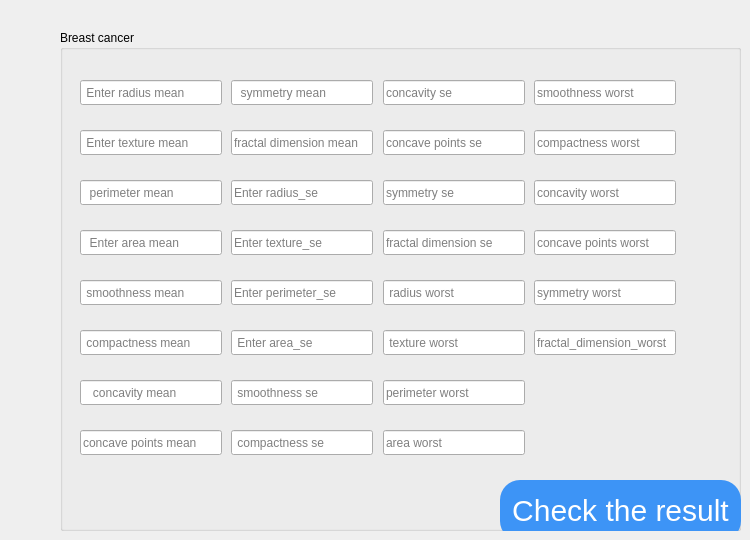
  <widget class="QWidget" name="centralwidget">
   <widget class="QGroupBox" name="groupBox">
    <property name="geometry">
     <rect>
      <x>60</x>
      <y>30</y>
      <width>681</width>
      <height>501</height>
     </rect>
    </property>
    <property name="title">
     <string>Breast cancer</string>
    </property>
    <widget class="QLineEdit" name="text24">
     <property name="geometry">
      <rect>
       <x>323</x>
       <y>400</y>
       <width>142</width>
       <height>25</height>
      </rect>
     </property>
     <property name="placeholderText">
      <string>area worst</string>
     </property>
    </widget>
    <widget class="QLineEdit" name="text21">
     <property name="geometry">
      <rect>
       <x>323</x>
       <y>250</y>
       <width>142</width>
       <height>25</height>
      </rect>
     </property>
     <property name="placeholderText">
      <string> radius worst</string>
     </property>
    </widget>
    <widget class="QLineEdit" name="text4">
     <property name="geometry">
      <rect>
       <x>20</x>
       <y>200</y>
       <width>142</width>
       <height>25</height>
      </rect>
     </property>
     <property name="text">
      <string/>
     </property>
     <property name="placeholderText">
      <string>  Enter area mean</string>
     </property>
    </widget>
    <widget class="QLineEdit" name="text2">
     <property name="geometry">
      <rect>
       <x>20</x>
       <y>100</y>
       <width>142</width>
       <height>25</height>
      </rect>
     </property>
     <property name="placeholderText">
      <string> Enter texture mean</string>
     </property>
    </widget>
    <widget class="QLineEdit" name="text19">
     <property name="geometry">
      <rect>
       <x>323</x>
       <y>150</y>
       <width>142</width>
       <height>25</height>
      </rect>
     </property>
     <property name="placeholderText">
      <string>symmetry se</string>
     </property>
    </widget>
    <widget class="QLineEdit" name="text30">
     <property name="geometry">
      <rect>
       <x>474</x>
       <y>300</y>
       <width>142</width>
       <height>25</height>
      </rect>
     </property>
     <property name="placeholderText">
      <string>fractal_dimension_worst</string>
     </property>
    </widget>
    <widget class="QLineEdit" name="text25">
     <property name="geometry">
      <rect>
       <x>474</x>
       <y>50</y>
       <width>142</width>
       <height>25</height>
      </rect>
     </property>
     <property name="placeholderText">
      <string>smoothness worst</string>
     </property>
    </widget>
    <widget class="QLineEdit" name="text9">
     <property name="geometry">
      <rect>
       <x>171</x>
       <y>50</y>
       <width>142</width>
       <height>25</height>
      </rect>
     </property>
     <property name="placeholderText">
      <string>  symmetry mean</string>
     </property>
    </widget>
    <widget class="QLineEdit" name="text1">
     <property name="geometry">
      <rect>
       <x>20</x>
       <y>50</y>
       <width>142</width>
       <height>25</height>
      </rect>
     </property>
     <property name="placeholderText">
      <string> Enter radius mean</string>
     </property>
    </widget>
    <widget class="QLineEdit" name="text16">
     <property name="geometry">
      <rect>
       <x>171</x>
       <y>400</y>
       <width>142</width>
       <height>25</height>
      </rect>
     </property>
     <property name="placeholderText">
      <string> compactness se</string>
     </property>
    </widget>
    <widget class="QLineEdit" name="text14">
     <property name="geometry">
      <rect>
       <x>171</x>
       <y>300</y>
       <width>142</width>
       <height>25</height>
      </rect>
     </property>
     <property name="placeholderText">
      <string> Enter area_se</string>
     </property>
    </widget>
    <widget class="QLineEdit" name="text22">
     <property name="geometry">
      <rect>
       <x>323</x>
       <y>300</y>
       <width>142</width>
       <height>25</height>
      </rect>
     </property>
     <property name="placeholderText">
      <string> texture worst</string>
     </property>
    </widget>
    <widget class="QLineEdit" name="text17">
     <property name="geometry">
      <rect>
       <x>323</x>
       <y>50</y>
       <width>142</width>
       <height>25</height>
      </rect>
     </property>
     <property name="placeholderText">
      <string>concavity se</string>
     </property>
    </widget>
    <widget class="QLineEdit" name="text12">
     <property name="geometry">
      <rect>
       <x>171</x>
       <y>200</y>
       <width>142</width>
       <height>25</height>
      </rect>
     </property>
     <property name="placeholderText">
      <string>Enter texture_se</string>
     </property>
    </widget>
    <widget class="QLineEdit" name="text10">
     <property name="geometry">
      <rect>
       <x>171</x>
       <y>100</y>
       <width>142</width>
       <height>25</height>
      </rect>
     </property>
     <property name="placeholderText">
      <string>fractal dimension mean</string>
     </property>
    </widget>
    <widget class="QLineEdit" name="text7">
     <property name="geometry">
      <rect>
       <x>20</x>
       <y>350</y>
       <width>142</width>
       <height>25</height>
      </rect>
     </property>
     <property name="placeholderText">
      <string>   concavity mean</string>
     </property>
    </widget>
    <widget class="QLineEdit" name="text23">
     <property name="geometry">
      <rect>
       <x>323</x>
       <y>350</y>
       <width>142</width>
       <height>25</height>
      </rect>
     </property>
     <property name="placeholderText">
      <string>perimeter worst</string>
     </property>
    </widget>
    <widget class="QLineEdit" name="text26">
     <property name="geometry">
      <rect>
       <x>474</x>
       <y>100</y>
       <width>142</width>
       <height>25</height>
      </rect>
     </property>
     <property name="placeholderText">
      <string>compactness worst</string>
     </property>
    </widget>
    <widget class="QLineEdit" name="text15">
     <property name="geometry">
      <rect>
       <x>171</x>
       <y>350</y>
       <width>142</width>
       <height>25</height>
      </rect>
     </property>
     <property name="placeholderText">
      <string> smoothness se</string>
     </property>
    </widget>
    <widget class="QLineEdit" name="text11">
     <property name="geometry">
      <rect>
       <x>171</x>
       <y>150</y>
       <width>142</width>
       <height>25</height>
      </rect>
     </property>
     <property name="placeholderText">
      <string>Enter radius_se</string>
     </property>
    </widget>
    <widget class="QLineEdit" name="text20">
     <property name="geometry">
      <rect>
       <x>323</x>
       <y>200</y>
       <width>142</width>
       <height>25</height>
      </rect>
     </property>
     <property name="placeholderText">
      <string>fractal dimension se</string>
     </property>
    </widget>
    <widget class="QLineEdit" name="text3">
     <property name="geometry">
      <rect>
       <x>20</x>
       <y>150</y>
       <width>142</width>
       <height>25</height>
      </rect>
     </property>
     <property name="placeholderText">
      <string>  perimeter mean</string>
     </property>
    </widget>
    <widget class="QLineEdit" name="text28">
     <property name="geometry">
      <rect>
       <x>474</x>
       <y>200</y>
       <width>142</width>
       <height>25</height>
      </rect>
     </property>
     <property name="placeholderText">
      <string>concave points worst</string>
     </property>
    </widget>
    <widget class="QLineEdit" name="text29">
     <property name="geometry">
      <rect>
       <x>474</x>
       <y>250</y>
       <width>142</width>
       <height>25</height>
      </rect>
     </property>
     <property name="placeholderText">
      <string>symmetry worst</string>
     </property>
    </widget>
    <widget class="QLineEdit" name="text18">
     <property name="geometry">
      <rect>
       <x>323</x>
       <y>100</y>
       <width>142</width>
       <height>25</height>
      </rect>
     </property>
     <property name="placeholderText">
      <string>concave points se</string>
     </property>
    </widget>
    <widget class="QLineEdit" name="text13">
     <property name="geometry">
      <rect>
       <x>171</x>
       <y>250</y>
       <width>142</width>
       <height>25</height>
      </rect>
     </property>
     <property name="placeholderText">
      <string>Enter perimeter_se</string>
     </property>
    </widget>
    <widget class="QLineEdit" name="text8">
     <property name="geometry">
      <rect>
       <x>20</x>
       <y>400</y>
       <width>142</width>
       <height>25</height>
      </rect>
     </property>
     <property name="placeholderText">
      <string>concave points mean</string>
     </property>
    </widget>
    <widget class="QLineEdit" name="text6">
     <property name="geometry">
      <rect>
       <x>20</x>
       <y>300</y>
       <width>142</width>
       <height>25</height>
      </rect>
     </property>
     <property name="placeholderText">
      <string> compactness mean</string>
     </property>
    </widget>
    <widget class="QLineEdit" name="text5">
     <property name="geometry">
      <rect>
       <x>20</x>
       <y>250</y>
       <width>142</width>
       <height>25</height>
      </rect>
     </property>
     <property name="text">
      <string/>
     </property>
     <property name="placeholderText">
      <string> smoothness mean</string>
     </property>
    </widget>
    <widget class="QLineEdit" name="text27">
     <property name="geometry">
      <rect>
       <x>474</x>
       <y>150</y>
       <width>142</width>
       <height>25</height>
      </rect>
     </property>
     <property name="placeholderText">
      <string>concavity worst</string>
     </property>
    </widget>
    <widget class="QPushButton" name="btn">
     <property name="geometry">
      <rect>
       <x>440</x>
       <y>450</y>
       <width>241</width>
       <height>61</height>
      </rect>
     </property>
     <property name="styleSheet">
      <string notr="true">.QPushButton {
   background: #3D94F6;
   background-image: -webkit-linear-gradient(top, #3D94F6, #1E62D0);
   background-image: -moz-linear-gradient(top, #3D94F6, #1E62D0);
   background-image: -ms-linear-gradient(top, #3D94F6, #1E62D0);
   background-image: -o-linear-gradient(top, #3D94F6, #1E62D0);
   background-image: linear-gradient(to bottom, #3D94F6, #1E62D0);
   -webkit-border-radius: 20px;
   -moz-border-radius: 20px;
   border-radius: 20px;
   color: #FFFFFF;
   font-family: Arial;
   font-size: 30px;
   font-weight: 250;
   padding: 3px;
   box-shadow: 1px 1px 20px 0px #000000;
   -webkit-box-shadow: 1px 1px 20px 0px #000000;
   -moz-box-shadow: 1px 1px 20px 0px #000000;
   text-shadow: 1px 1px 20px #000000;
   border: solid #337FED 1px;
   text-decoration: none;
   display: inline-block;
   cursor: pointer;
   text-align: center;
}

.QPushButton:hover {
   border: solid #337FED 1px;
   background: #1E62D0;
   background-image: -webkit-linear-gradient(top, #1E62D0, #3D94F6);
   background-image: -moz-linear-gradient(top, #1E62D0, #3D94F6);
   background-image: -ms-linear-gradient(top, #1E62D0, #3D94F6);
   background-image: -o-linear-gradient(top, #1E62D0, #3D94F6);
   background-image: linear-gradient(to bottom, #1E62D0, #3D94F6);
   -webkit-border-radius: 20px;
   -moz-border-radius: 20px;
   border-radius: 20px;
   text-decoration: none;
}</string>
     </property>
     <property name="text">
      <string>Check the result</string>
     </property>
    </widget>
   </widget>
  </widget>
